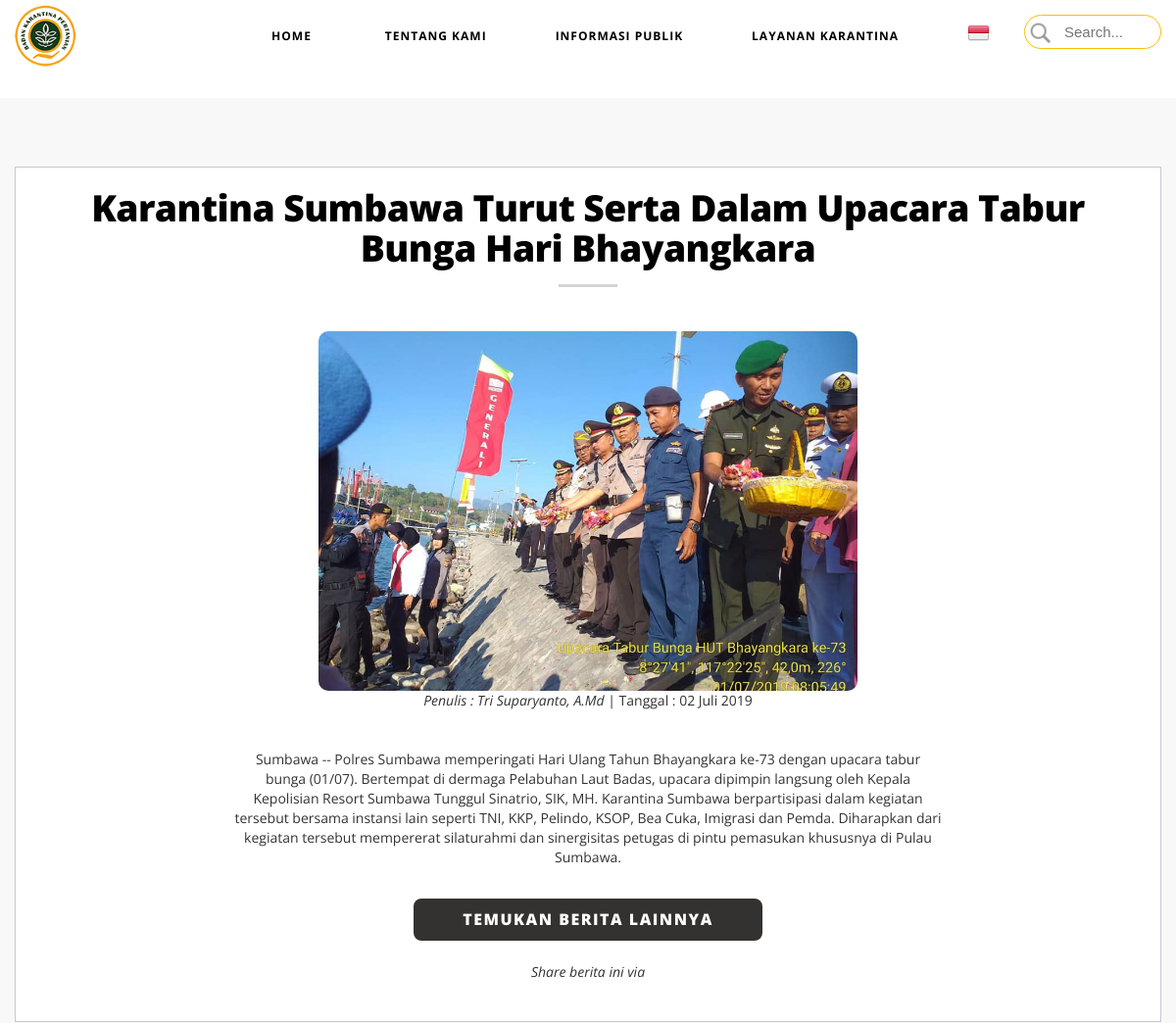
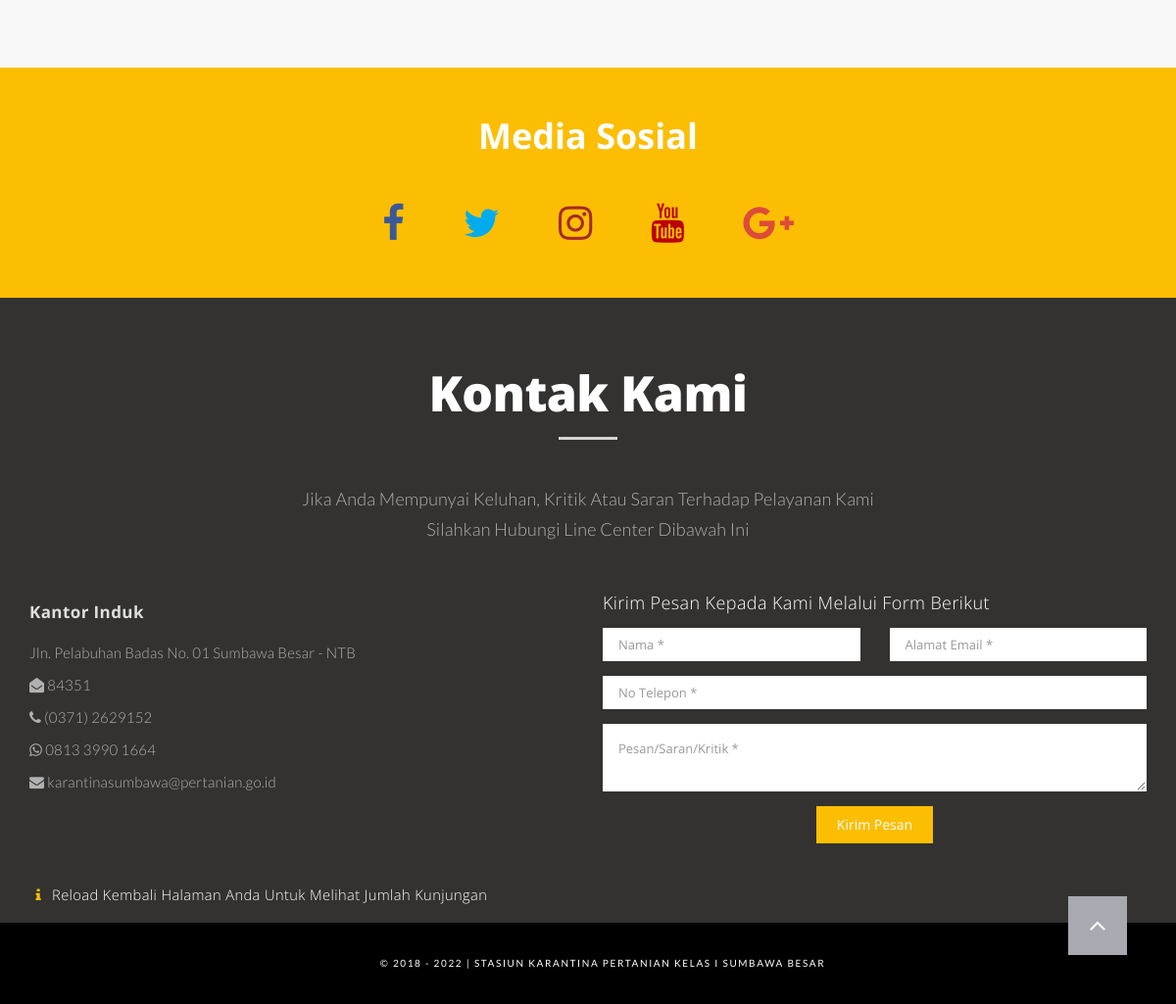
Screenshot of /berita?id=111 with the database file from the repository (2 pictures, top to bottom).
### tables this page shows
CREATE TABLE `berita` (
  `id` int(10) NOT NULL,
  `penulis` varchar(100) NOT NULL,
  `judul` varchar(300) NOT NULL,
  `isi` text NOT NULL,
  `waktu_upload_berita` datetime(6) NOT NULL,
  `gambar` varchar(50) NOT NULL,
  `tampil` enum('Ya','Tidak','','') NOT NULL
);

### admin/config/database.php (called while the page is built, shortened)
<?php
class Database {
	private static $connection;
	private static $instance;
	private $host = "localhost";
	private $username = "root";
	private $password = "";
	private $database = "websumbawa";
	public static function getInstance() {
		if(!self::$instance) {
			self::$instance = new self();
		}
		return self::$instance;
	}
	private function __construct() {
		self::$connection = new mysqli($this->host, $this->username, $this->password, $this->database);
	}
	public function getConnection() {
		return self::$connection;
	}
}
?>

### templates/head.php (called while the page is built, shortened)
<?php
require_once('admin/config/database.php');
require_once('admin/classes/class_berita.php');
require_once('admin/classes/tgl_indo.php');
$db = Database::getInstance();
$conn = new berita($db);
require_once('templates/header_web.php');
?>

### admin/classes/class_berita.php (called while the page is built, shortened)
<?php
class berita{
	private $db;
	public function __construct(Database $db){
			$this->conn = $db;
			$this->db = $this->conn->getConnection();
	}
	public function tampilBerita($id){
		$sql = "SELECT id, penulis, judul, isi, date(waktu_upload_berita) AS tanggal, gambar FROM berita WHERE id=$id AND tampil = 'Ya'";
		$query = $this->db->query($sql) or die ($this->db->error);
		return $query;
	}
}
?>

### admin/classes/tgl_indo.php (called while the page is built, shortened)
<?php
function tgl_indo($tanggal){
	$bulan = array (
		1 =>   'Januari',
		'Februari',
		'Maret',
		'April',
		'Mei',
		'Juni',
		'Juli',
		'Agustus',
		'September',
		'Oktober',
		'November',
		'Desember'
	);
	$pecahkan = explode('-', $tanggal);
	return $pecahkan[2] . ' ' . $bulan[ (int)$pecahkan[1] ] . ' ' . $pecahkan[0];
}
?>

### berita.php (the view, shortened to what this page needs)
<?php
require_once('templates/head.php');
if (isset($_GET['id'])) {
	$id = $_GET['id'];
	$berita = $conn->tampilBerita($id);
	while($data = $berita->fetch_object()):
?>
<section id="about" class="light-bg top-margin">
	<div class="container">
		<div class="row">
			<div class="mz-module" >
				<div class="mz-module-about text-center col-md-12">
					<div class="section-title">
						<h2 class="judul text-center" style="font-size: 28pt"><?=$data->judul?></h2>
					</div>
					<?php if(! is_null($data->id_facebook ?? NULL) || str_contains($data->gambar, "fbcdn"))  : ?>
						 <img style="border-radius: 10px" id="full_web" src="<?=$data->gambar;?>" width="550" style="box-shadow: 1px solid black; padding-bottom: 10px;" alt="full-web" />
					 	<img style="border-radius: 10px" id="mobile_app" src="<?=$data->gambar;?>" width="300" style="box-shadow: 1px solid black; padding-bottom: 10px;" alt="mobile" />
					<?php else : ?>
						 <img style="border-radius: 10px" id="full_web" src="assets/img/berita/<?=$data->gambar;?>" width="550" style="box-shadow: 1px solid black; padding-bottom: 10px;" alt="full-web" />
					<?php endif; ?>
					<br>
					<i>Penulis : <?php echo $data->penulis ?> </i>| Tanggal : <?php echo tgl_indo(date($data->tanggal)); ?>
					<br><br><br>
					<span class="col-md-8 col-md-offset-2"> <?php echo html_entity_decode($data->isi); ?></span>
					<a href="berita" class="button-cta btn-berita" style="margin-top: 30px; border-radius: 10px">Temukan Berita Lainnya</a>
					<br><br>
					<i>Share berita ini via</i>
            		<br><br>
				</div>
			</div>
		</div>
	</div>
</section>
<?php endwhile; }
	require_once('templates/footer_web.php');
?>

### css/style.css (style rules this page uses)
body { margin: 0px; font-family: "Open Sans", Sans-serif; }
@media (min-width: 768px) { section { padding: 150px 0; } }
section { padding: 70px 0; }
.section-title h2 { font-size: 50px; color: #B3B3BB; font-weight: 900; letter-spacing: -0.6px; position: relative; margin: 0 0 50px 0; padding-bottom: 15px; }
.section-title h2:after { left: 50%; z-index: 1; width: 60px; height: 3px; content: " "; bottom: -5px; margin-left: -30px; text-align: center; position: absolute; background: #D4D4D4; }
.button-cta { border: 2px solid #fff; padding: 10px 50px; font-size: 16px; letter-spacing: 1.5px; text-transform: uppercase; font-weight: 800; color: #fff; display: inline-block; -webkit-transition: all .4s ease; -moz-transition: all .5s ease; -o-transition: all .5s ease; -ms-transition: all .5s ease; transition: all .5s ease; }
.mz-module { position: relative; margin-bottom: 30px; }
.mz-module-about { border: 1px solid #c7c7d1; min-height: 280px; padding: 20px; background-color: #FFF; }
.light-bg { background-color: #f8f8f8; }
#about h2 { color: black; }
.btn-berita { background-color: #333231; color: #fff }
.top-margin { margin-top: 100px; }
.pagination > li > a:hover, { background-color: white; }
body { top: 0px !important; }

### templates/header_web.php (style rules this page uses)
body { overflow-x: hidden; }

### rows the page displays
berita: judul "Karantina Sumbawa Turut Serta Dalam Upacara Tabur Bunga Hari Bhayangkara", gambar (picture), penulis "Tri Suparyanto, A.Md", tanggal "02 Juli 2019", isi "Sumbawa -- Polres Sumbawa memperingati Hari Ulang Tahun Bhayangkara ke-73 dengan upacara tabur bunga (01/07). Bertempat di dermaga Pelabuhan Laut Badas, upacara dipimpin langsung oleh Kepala Kepolisian Resort Sumbawa Tunggul Sinatrio, SIK, MH. Karantina Sumbawa berpartisipasi dalam kegiatan tersebut bersama instansi lain seperti TNI, KKP, Pelindo, KSOP, Bea Cuka, Imigrasi dan Pemda. Diharapkan dari kegiatan tersebut mempererat silaturahmi dan sinergisitas petugas di pintu pemasukan khususnya di Pulau Sumbawa."
